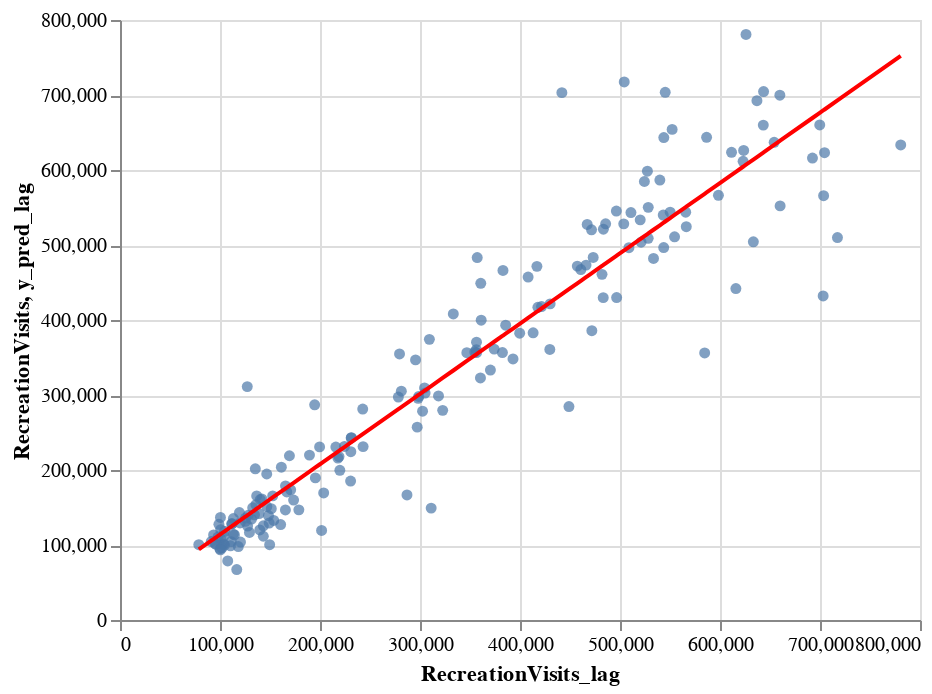

Notebook code for this chart:
### Markdown cell above
**Linear Regression Plot**

### Code cell
pred_scatter_lag = alt.Chart(npDF).mark_circle().encode(
    x='RecreationVisits_lag:Q',
    y= 'RecreationVisits:Q',

)

pred_line_lag = alt.Chart(npDF).mark_line(color = 'red').encode(
    x='RecreationVisits_lag:Q',
    y= 'y_pred_lag:Q',
)


pred_scatter_lag + pred_line_lag

### Figure 1 — Vega-Lite specification as saved in the notebook (floating-point values rounded to 4 significant figures; data arrays with more than 128 entries replaced by an {"elided": "..."} marker saying what was removed)
{"config": {"view": {"continuousWidth": 400, "continuousHeight": 300}}, "layer": [{"mark": "circle", "encoding": {"x": {"type": "quantitative", "field": "RecreationVisits_lag"}, "y": {"type": "quantitative", "field": "RecreationVisits"}}}, {"mark": {"type": "line", "color": "red"}, "encoding": {"x": {"type": "quantitative", "field": "RecreationVisits_lag"}, "y": {"type": "quantitative", "field": "y_pred_lag"}}}], "data": {"name": "data-1ae8f51ad49e703d1489268111b9031b"}, "$schema": "https://vega.github.io/schema/vega-lite/v4.8.1.json", "datasets": {"data-1ae8f51ad49e703d1489268111b9031b": {"elided": "192 records"}}}
